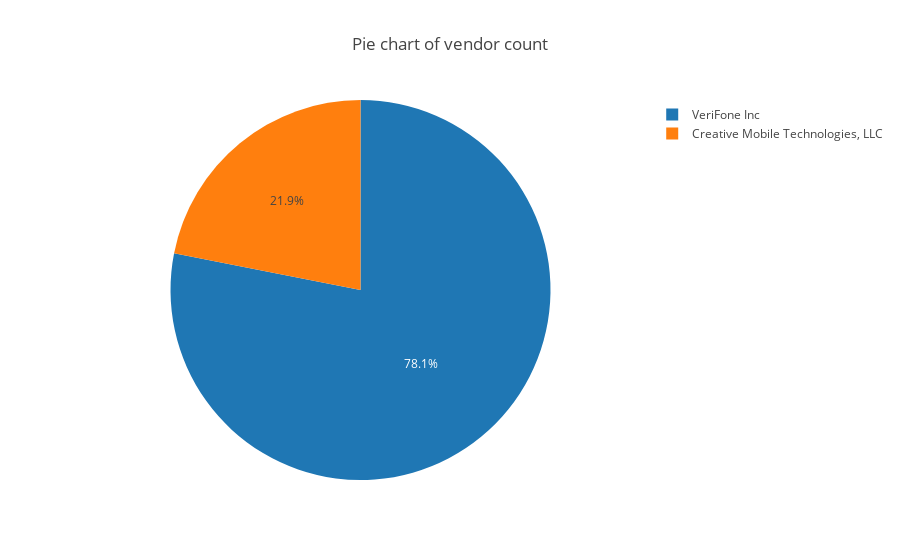

The code cell stored with this chart in its notebook:
### Code cell
#create pie chart in plotly
#plot using plotly
from plotly import __version__
from plotly.offline import download_plotlyjs, init_notebook_mode, plot, iplot
import plotly.graph_objs as go
import plotly.figure_factory as ff
init_notebook_mode(connected=True)

labels=['Creative Mobile Technologies, LLC','VeriFone Inc']
sizes =vendor['count']

trace = go.Pie(labels=labels, values=sizes)

layout = go.Layout(title='Pie chart of vendor count')
fig = go.Figure(data=[trace], layout=layout)

plot(fig, filename='vendor_pie.html')
iplot(fig, filename='vendor_pie')

### Figure 1 — Plotly figure (JSON) as saved in the notebook; plotly's stock layout.template omitted (floating-point values rounded to 4 significant figures)
{"data": [{"labels": ["Creative Mobile Technologies, LLC", "VeriFone Inc"], "type": "pie", "uid": "b7801f8a-e935-11e8-8cd3-c8d3ffcdad54", "values": [4211728, 15022037]}], "layout": {"title": "Pie chart of vendor count"}}
